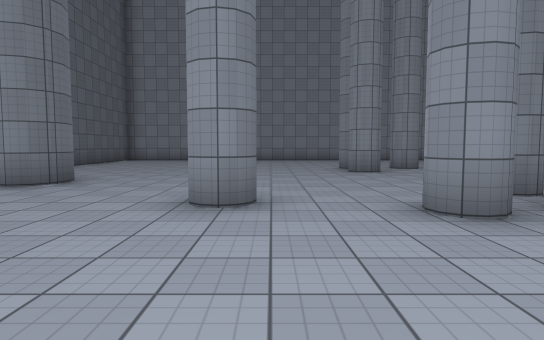
view 1 (above)

20 first-person views from a walk through a scene from a Unity 3-D project. The camera is 1.3 m above the floor, tilts 4° down and sees 75° across. The floor is counted in squares, 2 m on a side. Each view is taken from the middle of a square. On the plan, view 1 faces up. The plan holds only what a view shows up to about 10 squares ahead; the rest is blank. The place goes on beyond the plan. The player is left out. Surface patterns are stand-ins for the level's own textures.

view 2
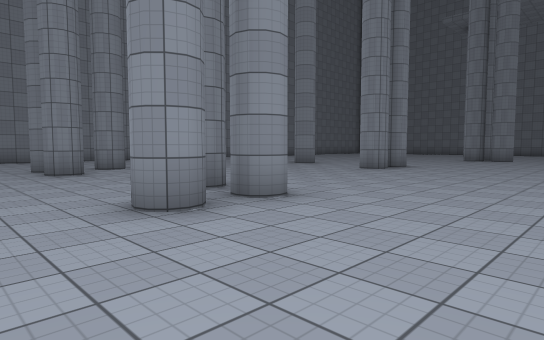

view 3
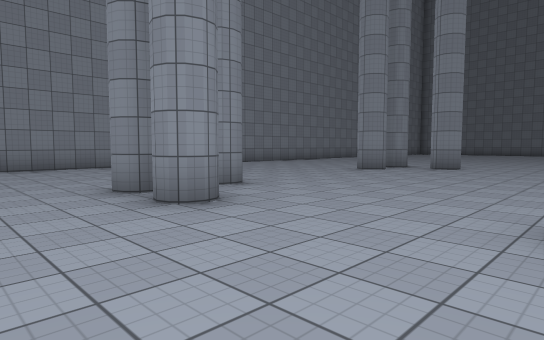

view 4
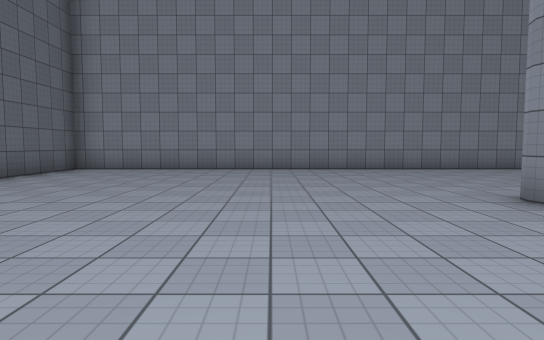

view 5
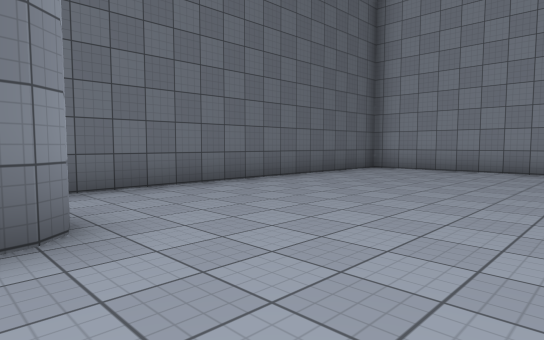

view 6
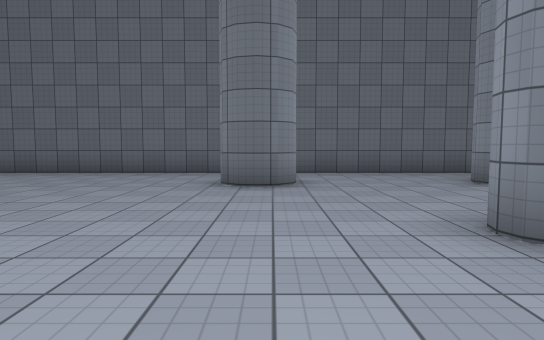

view 7
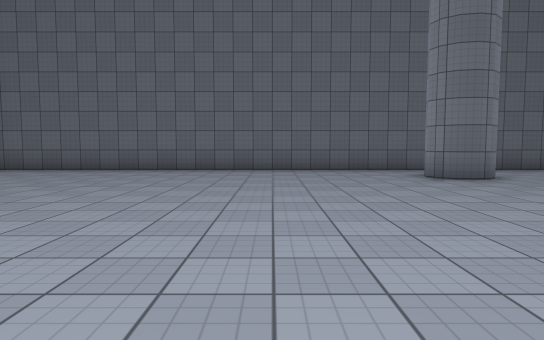

view 8
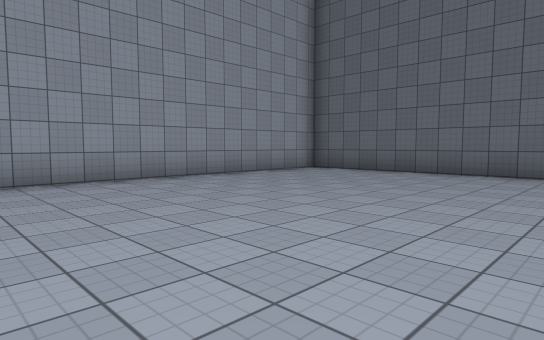

view 9
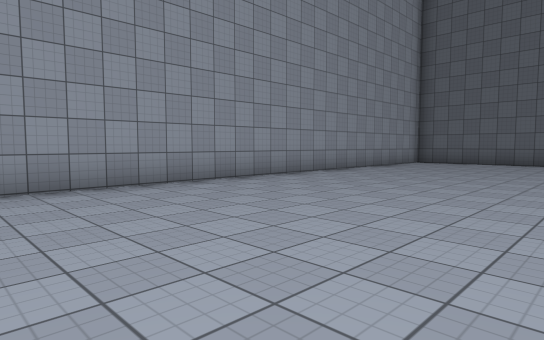

view 10
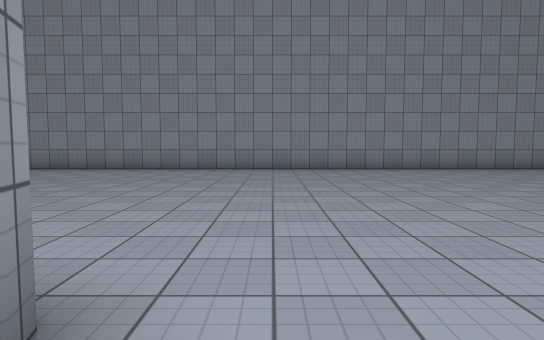

view 11
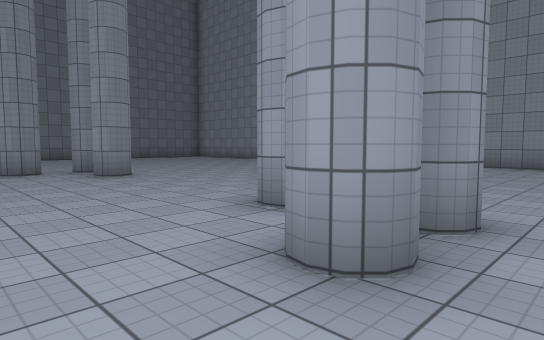

view 12
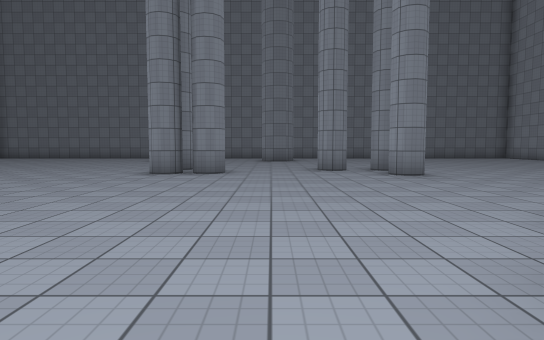

view 13
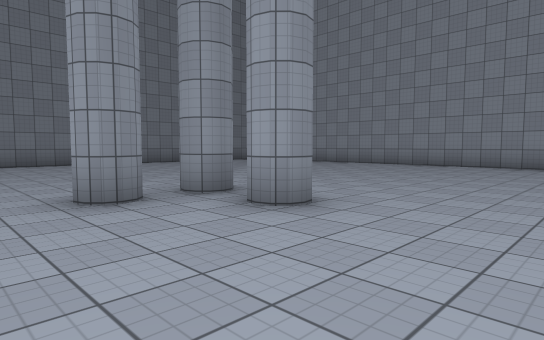

view 14
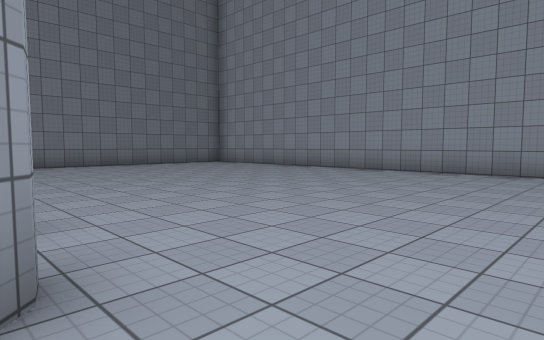

view 15
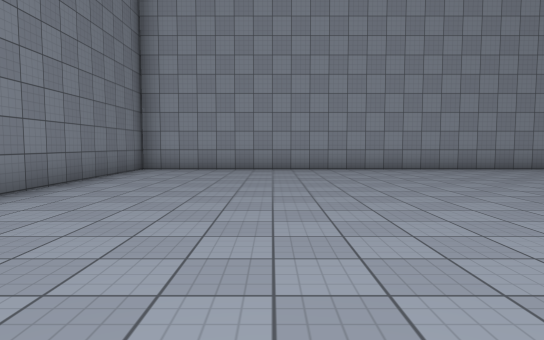

view 16
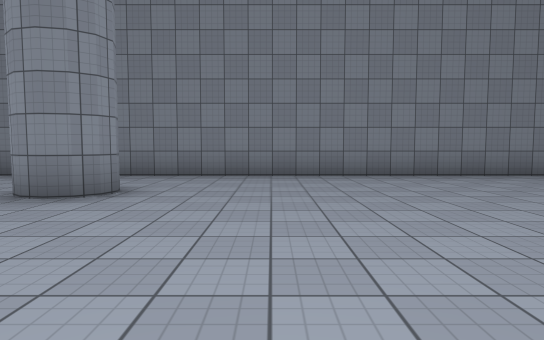

view 17
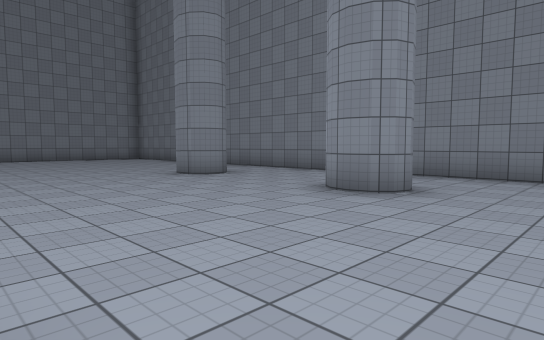

view 18
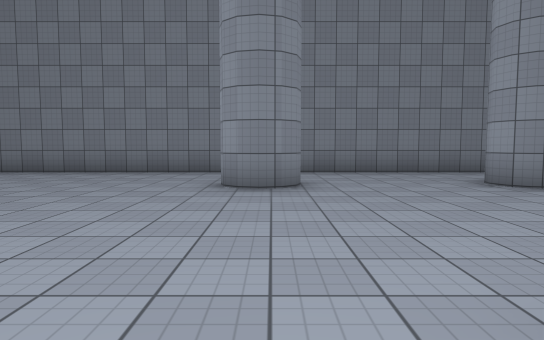

view 19
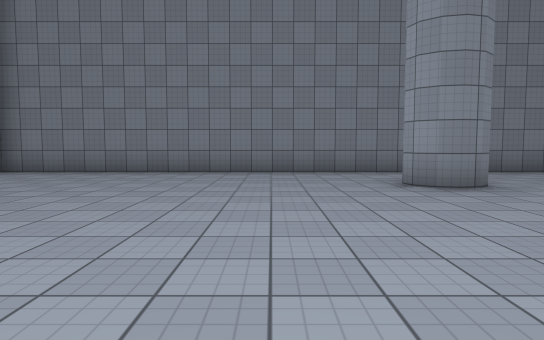

view 20
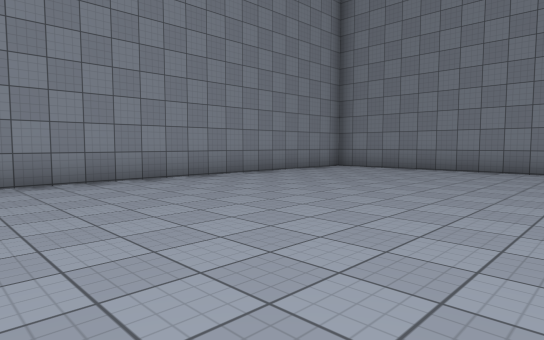

### Floor plan
Key: @ floor where view 1 was taken; # wall or solid block; x gap in a wall; . floor.
Columns run from 7 left of view 1 to 26 right of it. Each row starts with its distance up from view 1.
 16 ##############          ##########
 15 #............           .........#
 14 #............           .........#
 13 #...........           ..........#
 12 #..........  ..        ..........#
 11 #.......... ....       ..........#
 10 #........#.#....#      ..........#
  9 #........#.......x     ..........#
  8 #..................    ..........#
  7 #..................  ............#
  6 #..#..............  ..........#..#
  5 #.........#.....# ...............#
  4 #.....#................#.#.......#
  3 #........##......................#
  2 #..#..........................#..#
  1 #................................#
  0 #......@....   .#................#
 -1 #.........    ..#.#....##........#
 -2 #..........  ..... ..............#
 -3 #.........  ......  .............#
 -4 #..................  ............#
 -5 #................... ............#
 -6 #................... ............#
 -7 #................................#
 -8 #................................#
 -9 #................................#
-10 ##################################

Where each view was taken, in squares from view 1:
view 1: 0 up, 0 right, facing up
view 2: 0 up, 0 right, facing up-right
view 3: 5 up, 0 right, facing up-right
view 4: 6 up, 1 left, facing up
view 5: 6 up, 1 left, facing up-left
view 6: 2 up, 2 right, facing left
view 7: 2 down, 3 right, facing left
view 8: 3 down, 2 right, facing down-left
view 9: 4 down, 7 right, facing down-left
view 10: 0 up, 8 right, facing down
view 11: 2 up, 8 right, facing down-right
view 12: 2 up, 8 right, facing right
view 13: 2 up, 13 right, facing down-right
view 14: 1 down, 14 right, facing down-right
view 15: 0 up, 22 right, facing down
view 16: 1 down, 18 right, facing right
view 17: 1 down, 18 right, facing up-right
view 18: 6 up, 17 right, facing right
view 19: 9 up, 17 right, facing right
view 20: 9 up, 16 right, facing up-right
